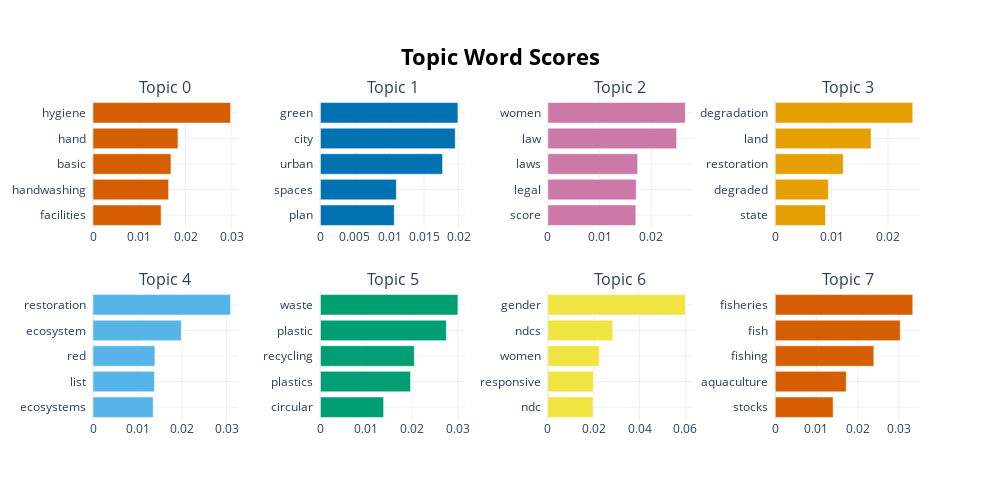

Here is the notebook cell this chart was saved with:
### Code cell
model.visualize_barchart()

### Figure 1 — Plotly figure (JSON) as saved in the notebook; plotly's stock layout.template omitted (floating-point values rounded to 4 significant figures)
{"data": [{"marker": {"color": "#D55E00"}, "orientation": "h", "type": "bar", "x": [0.01472, 0.01634, 0.01684, 0.01836, 0.02972], "xaxis": "x", "y": ["facilities  ", "handwashing  ", "basic  ", "hand  ", "hygiene  "], "yaxis": "y"}, {"marker": {"color": "#0072B2"}, "orientation": "h", "type": "bar", "x": [0.01068, 0.01099, 0.01767, 0.0195, 0.01989], "xaxis": "x2", "y": ["plan  ", "spaces  ", "urban  ", "city  ", "green  "], "yaxis": "y2"}, {"marker": {"color": "#CC79A7"}, "orientation": "h", "type": "bar", "x": [0.01699, 0.01707, 0.01736, 0.02488, 0.02656], "xaxis": "x3", "y": ["score  ", "legal  ", "laws  ", "law  ", "women  "], "yaxis": "y3"}, {"marker": {"color": "#E69F00"}, "orientation": "h", "type": "bar", "x": [0.008917, 0.00941, 0.01206, 0.01701, 0.02441], "xaxis": "x4", "y": ["state  ", "degraded  ", "restoration  ", "land  ", "degradation  "], "yaxis": "y4"}, {"marker": {"color": "#56B4E9"}, "orientation": "h", "type": "bar", "x": [0.01352, 0.01381, 0.01391, 0.01983, 0.03089], "xaxis": "x5", "y": ["ecosystems  ", "list  ", "red  ", "ecosystem  ", "restoration  "], "yaxis": "y5"}, {"marker": {"color": "#009E73"}, "orientation": "h", "type": "bar", "x": [0.0138, 0.01968, 0.02051, 0.02752, 0.03004], "xaxis": "x6", "y": ["circular  ", "plastics  ", "recycling  ", "plastic  ", "waste  "], "yaxis": "y6"}, {"marker": {"color": "#F0E442"}, "orientation": "h", "type": "bar", "x": [0.01968, 0.01985, 0.02244, 0.02832, 0.05997], "xaxis": "x7", "y": ["ndc  ", "responsive  ", "women  ", "ndcs  ", "gender  "], "yaxis": "y7"}, {"marker": {"color": "#D55E00"}, "orientation": "h", "type": "bar", "x": [0.01406, 0.01724, 0.02394, 0.03036, 0.0334], "xaxis": "x8", "y": ["stocks  ", "aquaculture  ", "fishing  ", "fish  ", "fisheries  "], "yaxis": "y8"}], "layout": {"annotations": [{"font": {"size": 16}, "showarrow": false, "text": "Topic 0", "x": 0.0875, "xanchor": "center", "xref": "paper", "y": 1, "yanchor": "bottom", "yref": "paper"}, {"font": {"size": 16}, "showarrow": false, "text": "Topic 1", "x": 0.3625, "xanchor": "center", "xref": "paper", "y": 1, "yanchor": "bottom", "yref": "paper"}, {"font": {"size": 16}, "showarrow": false, "text": "Topic 2", "x": 0.6375, "xanchor": "center", "xref": "paper", "y": 1, "yanchor": "bottom", "yref": "paper"}, {"font": {"size": 16}, "showarrow": false, "text": "Topic 3", "x": 0.9125, "xanchor": "center", "xref": "paper", "y": 1, "yanchor": "bottom", "yref": "paper"}, {"font": {"size": 16}, "showarrow": false, "text": "Topic 4", "x": 0.0875, "xanchor": "center", "xref": "paper", "y": 0.4, "yanchor": "bottom", "yref": "paper"}, {"font": {"size": 16}, "showarrow": false, "text": "Topic 5", "x": 0.3625, "xanchor": "center", "xref": "paper", "y": 0.4, "yanchor": "bottom", "yref": "paper"}, {"font": {"size": 16}, "showarrow": false, "text": "Topic 6", "x": 0.6375, "xanchor": "center", "xref": "paper", "y": 0.4, "yanchor": "bottom", "yref": "paper"}, {"font": {"size": 16}, "showarrow": false, "text": "Topic 7", "x": 0.9125, "xanchor": "center", "xref": "paper", "y": 0.4, "yanchor": "bottom", "yref": "paper"}], "height": 500, "hoverlabel": {"bgcolor": "white", "font": {"family": "Rockwell", "size": 16}}, "showlegend": false, "title": {"font": {"color": "Black", "size": 22}, "text": "<b>Topic Word Scores", "x": 0.5, "xanchor": "center", "yanchor": "top"}, "width": 1000, "xaxis": {"anchor": "y", "domain": [0, 0.175], "showgrid": true}, "xaxis2": {"anchor": "y2", "domain": [0.275, 0.45], "showgrid": true}, "xaxis3": {"anchor": "y3", "domain": [0.55, 0.725], "showgrid": true}, "xaxis4": {"anchor": "y4", "domain": [0.825, 1], "showgrid": true}, "xaxis5": {"anchor": "y5", "domain": [0, 0.175], "showgrid": true}, "xaxis6": {"anchor": "y6", "domain": [0.275, 0.45], "showgrid": true}, "xaxis7": {"anchor": "y7", "domain": [0.55, 0.725], "showgrid": true}, "xaxis8": {"anchor": "y8", "domain": [0.825, 1], "showgrid": true}, "yaxis": {"anchor": "x", "domain": [0.6, 1], "showgrid": true}, "yaxis2": {"anchor": "x2", "domain": [0.6, 1], "showgrid": true}, "yaxis3": {"anchor": "x3", "domain": [0.6, 1], "showgrid": true}, "yaxis4": {"anchor": "x4", "domain": [0.6, 1], "showgrid": true}, "yaxis5": {"anchor": "x5", "domain": [0, 0.4], "showgrid": true}, "yaxis6": {"anchor": "x6", "domain": [0, 0.4], "showgrid": true}, "yaxis7": {"anchor": "x7", "domain": [0, 0.4], "showgrid": true}, "yaxis8": {"anchor": "x8", "domain": [0, 0.4], "showgrid": true}}}
